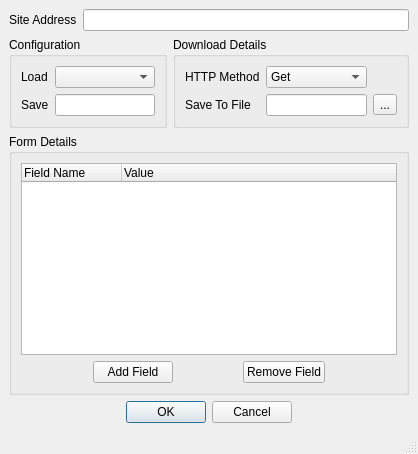
<?xml version="1.0" encoding="UTF-8"?>
<ui version="4.0">
 <class>MainWindow</class>
 <widget class="QMainWindow" name="MainWindow">
  <property name="geometry">
   <rect>
    <x>0</x>
    <y>0</y>
    <width>418</width>
    <height>395</height>
   </rect>
  </property>
  <property name="windowTitle">
   <string>Download File</string>
  </property>
  <widget class="QWidget" name="centralwidget">
   <layout class="QVBoxLayout" name="verticalLayout">
    <item>
     <layout class="QHBoxLayout" name="horizontalLayout">
      <item>
       <widget class="QLabel" name="label">
        <property name="text">
         <string>Site Address</string>
        </property>
       </widget>
      </item>
      <item>
       <widget class="QLineEdit" name="siteAddr"/>
      </item>
     </layout>
    </item>
    <item>
     <layout class="QHBoxLayout" name="horizontalLayout_7">
      <item>
       <widget class="QGroupBox" name="groupBox_2">
        <property name="title">
         <string>Configuration</string>
        </property>
        <layout class="QGridLayout" name="gridLayout_2">
         <item row="0" column="0">
          <widget class="QLabel" name="label_4">
           <property name="text">
            <string>Load</string>
           </property>
          </widget>
         </item>
         <item row="0" column="1">
          <widget class="QComboBox" name="oldConfName">
           <property name="sizePolicy">
            <sizepolicy hsizetype="MinimumExpanding" vsizetype="Fixed">
             <horstretch>0</horstretch>
             <verstretch>0</verstretch>
            </sizepolicy>
           </property>
          </widget>
         </item>
         <item row="1" column="0">
          <widget class="QLabel" name="label_5">
           <property name="text">
            <string>Save</string>
           </property>
          </widget>
         </item>
         <item row="1" column="1">
          <widget class="QLineEdit" name="newConfName"/>
         </item>
        </layout>
       </widget>
      </item>
      <item>
       <widget class="QGroupBox" name="groupBox">
        <property name="title">
         <string>Download Details</string>
        </property>
        <layout class="QGridLayout" name="gridLayout">
         <item row="0" column="0">
          <widget class="QLabel" name="label_2">
           <property name="text">
            <string>HTTP Method</string>
           </property>
          </widget>
         </item>
         <item row="0" column="1">
          <widget class="QComboBox" name="httpMethod">
           <property name="sizePolicy">
            <sizepolicy hsizetype="MinimumExpanding" vsizetype="Fixed">
             <horstretch>0</horstretch>
             <verstretch>0</verstretch>
            </sizepolicy>
           </property>
           <item>
            <property name="text">
             <string>Get</string>
            </property>
           </item>
           <item>
            <property name="text">
             <string>Post</string>
            </property>
           </item>
          </widget>
         </item>
         <item row="1" column="0">
          <widget class="QLabel" name="label_3">
           <property name="text">
            <string>Save To File</string>
           </property>
          </widget>
         </item>
         <item row="1" column="1">
          <widget class="QLineEdit" name="saveFile"/>
         </item>
         <item row="1" column="2">
          <widget class="QToolButton" name="fileSelector">
           <property name="text">
            <string>...</string>
           </property>
          </widget>
         </item>
        </layout>
       </widget>
      </item>
     </layout>
    </item>
    <item>
     <widget class="QGroupBox" name="groupBox_3">
      <property name="title">
       <string>Form Details</string>
      </property>
      <layout class="QGridLayout" name="gridLayout_3">
       <item row="0" column="0" colspan="5">
        <widget class="QTreeWidget" name="formDetails">
         <property name="sizePolicy">
          <sizepolicy hsizetype="Expanding" vsizetype="Minimum">
           <horstretch>0</horstretch>
           <verstretch>0</verstretch>
          </sizepolicy>
         </property>
         <property name="frameShape">
          <enum>QFrame::StyledPanel</enum>
         </property>
         <property name="frameShadow">
          <enum>QFrame::Sunken</enum>
         </property>
         <property name="alternatingRowColors">
          <bool>true</bool>
         </property>
         <property name="rootIsDecorated">
          <bool>false</bool>
         </property>
         <property name="itemsExpandable">
          <bool>false</bool>
         </property>
         <property name="expandsOnDoubleClick">
          <bool>false</bool>
         </property>
         <column>
          <property name="text">
           <string>Field Name</string>
          </property>
         </column>
         <column>
          <property name="text">
           <string>Value</string>
          </property>
         </column>
        </widget>
       </item>
       <item row="1" column="0">
        <spacer name="horizontalSpacer_2">
         <property name="orientation">
          <enum>Qt::Horizontal</enum>
         </property>
         <property name="sizeHint" stdset="0">
          <size>
           <width>66</width>
           <height>20</height>
          </size>
         </property>
        </spacer>
       </item>
       <item row="1" column="1">
        <widget class="QPushButton" name="addField">
         <property name="text">
          <string>Add Field</string>
         </property>
        </widget>
       </item>
       <item row="1" column="2">
        <spacer name="horizontalSpacer">
         <property name="orientation">
          <enum>Qt::Horizontal</enum>
         </property>
         <property name="sizeHint" stdset="0">
          <size>
           <width>40</width>
           <height>20</height>
          </size>
         </property>
        </spacer>
       </item>
       <item row="1" column="3">
        <widget class="QPushButton" name="removeField">
         <property name="text">
          <string>Remove Field</string>
         </property>
        </widget>
       </item>
       <item row="1" column="4">
        <spacer name="horizontalSpacer_3">
         <property name="orientation">
          <enum>Qt::Horizontal</enum>
         </property>
         <property name="sizeHint" stdset="0">
          <size>
           <width>66</width>
           <height>20</height>
          </size>
         </property>
        </spacer>
       </item>
      </layout>
     </widget>
    </item>
    <item>
     <widget class="QDialogButtonBox" name="buttonBox">
      <property name="standardButtons">
       <set>QDialogButtonBox::Cancel|QDialogButtonBox::Ok</set>
      </property>
      <property name="centerButtons">
       <bool>true</bool>
      </property>
     </widget>
    </item>
   </layout>
  </widget>
  <widget class="QStatusBar" name="statusbar"/>
 </widget>
 <resources/>
 <connections/>
</ui>
